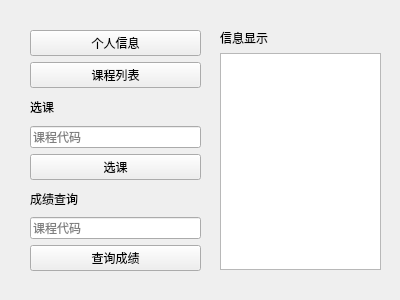
<?xml version="1.0" encoding="UTF-8"?>
<ui version="4.0">
 <class>Form</class>
 <widget class="QWidget" name="Form">
  <property name="geometry">
   <rect>
    <x>0</x>
    <y>0</y>
    <width>400</width>
    <height>300</height>
   </rect>
  </property>
  <property name="windowTitle">
   <string>学生平台</string>
  </property>
  <widget class="QWidget" name="verticalLayoutWidget">
   <property name="geometry">
    <rect>
     <x>30</x>
     <y>30</y>
     <width>171</width>
     <height>241</height>
    </rect>
   </property>
   <layout class="QVBoxLayout" name="verticalLayout">
    <item>
     <widget class="QPushButton" name="pushButton">
      <property name="text">
       <string>个人信息</string>
      </property>
     </widget>
    </item>
    <item>
     <widget class="QPushButton" name="pushButton_2">
      <property name="text">
       <string>课程列表</string>
      </property>
     </widget>
    </item>
    <item>
     <widget class="QLabel" name="label">
      <property name="text">
       <string>选课</string>
      </property>
     </widget>
    </item>
    <item>
     <widget class="QLineEdit" name="lineEdit">
      <property name="placeholderText">
       <string>课程代码</string>
      </property>
     </widget>
    </item>
    <item>
     <widget class="QPushButton" name="pushButton_3">
      <property name="text">
       <string>选课</string>
      </property>
     </widget>
    </item>
    <item>
     <widget class="QLabel" name="label_2">
      <property name="text">
       <string>成绩查询</string>
      </property>
     </widget>
    </item>
    <item>
     <widget class="QLineEdit" name="lineEdit_2">
      <property name="placeholderText">
       <string>课程代码</string>
      </property>
     </widget>
    </item>
    <item>
     <widget class="QPushButton" name="pushButton_4">
      <property name="text">
       <string>查询成绩</string>
      </property>
     </widget>
    </item>
   </layout>
  </widget>
  <widget class="QWidget" name="verticalLayoutWidget_2">
   <property name="geometry">
    <rect>
     <x>220</x>
     <y>29</y>
     <width>161</width>
     <height>241</height>
    </rect>
   </property>
   <layout class="QVBoxLayout" name="verticalLayout_2">
    <item>
     <widget class="QLabel" name="label_3">
      <property name="text">
       <string>信息显示</string>
      </property>
     </widget>
    </item>
    <item>
     <widget class="QTextBrowser" name="textBrowser"/>
    </item>
   </layout>
  </widget>
 </widget>
 <resources>
  <include location="../picture/picture.qrc"/>
 </resources>
 <connections/>
</ui>
